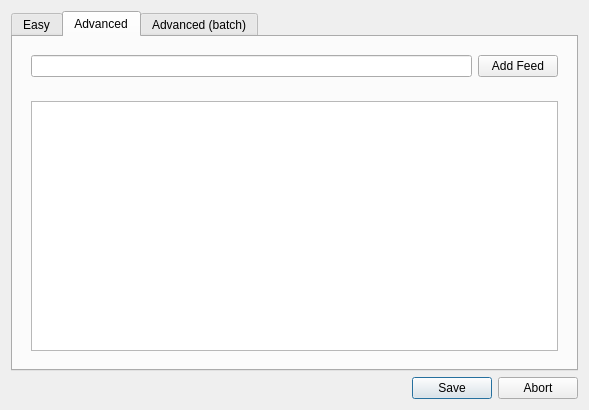
<?xml version="1.0" encoding="UTF-8"?>
<ui version="4.0">
 <class>RSSAddFeedDialog</class>
 <widget class="QDialog" name="RSSAddFeedDialog">
  <property name="geometry">
   <rect>
    <x>0</x>
    <y>0</y>
    <width>589</width>
    <height>410</height>
   </rect>
  </property>
  <property name="windowTitle">
   <string>Add an RSS feed</string>
  </property>
  <layout class="QGridLayout" name="gridLayout">
   <item row="0" column="0">
    <widget class="QTabWidget" name="tabs">
     <property name="currentIndex">
      <number>1</number>
     </property>
     <widget class="QWidget" name="tab">
      <attribute name="title">
       <string>Easy</string>
      </attribute>
      <layout class="QVBoxLayout" name="verticalLayout">
       <item>
        <widget class="QWidget" name="addfeed_easy_widget" native="true">
         <layout class="QHBoxLayout" name="horizontalLayout">
          <item>
           <widget class="QLineEdit" name="functions_findrss_easy_input">
            <property name="enabled">
             <bool>false</bool>
            </property>
            <property name="text">
             <string>Enter a supported &quot;easy add&quot; name here</string>
            </property>
           </widget>
          </item>
          <item>
           <widget class="QPushButton" name="functions_findrss_easy">
            <property name="enabled">
             <bool>false</bool>
            </property>
            <property name="text">
             <string>Find Show</string>
            </property>
           </widget>
          </item>
         </layout>
        </widget>
       </item>
       <item>
        <widget class="QListWidget" name="tab_easy_list"/>
       </item>
      </layout>
     </widget>
     <widget class="QWidget" name="tab_2">
      <attribute name="title">
       <string>Advanced</string>
      </attribute>
      <layout class="QVBoxLayout" name="verticalLayout_2">
       <item>
        <widget class="QWidget" name="widget" native="true">
         <layout class="QHBoxLayout" name="horizontalLayout_2">
          <item>
           <widget class="QLineEdit" name="functions_findrss_adv_input"/>
          </item>
          <item>
           <widget class="QPushButton" name="function_findrss_adv">
            <property name="text">
             <string>Add Feed</string>
            </property>
           </widget>
          </item>
         </layout>
        </widget>
       </item>
       <item>
        <widget class="QWidget" name="widget_2" native="true">
         <layout class="QHBoxLayout" name="horizontalLayout_3">
          <item>
           <widget class="QListWidget" name="tab_adv_list"/>
          </item>
         </layout>
        </widget>
       </item>
      </layout>
     </widget>
     <widget class="QWidget" name="tab_3">
      <attribute name="title">
       <string>Advanced (batch)</string>
      </attribute>
     </widget>
    </widget>
   </item>
   <item row="1" column="0">
    <widget class="QDialogButtonBox" name="buttonBox">
     <property name="orientation">
      <enum>Qt::Horizontal</enum>
     </property>
     <property name="standardButtons">
      <set>QDialogButtonBox::Abort|QDialogButtonBox::Save</set>
     </property>
    </widget>
   </item>
  </layout>
 </widget>
 <tabstops>
  <tabstop>functions_findrss_adv_input</tabstop>
  <tabstop>function_findrss_adv</tabstop>
  <tabstop>buttonBox</tabstop>
  <tabstop>tab_easy_list</tabstop>
  <tabstop>functions_findrss_easy</tabstop>
  <tabstop>functions_findrss_easy_input</tabstop>
  <tabstop>tab_adv_list</tabstop>
  <tabstop>tabs</tabstop>
 </tabstops>
 <resources/>
 <connections>
  <connection>
   <sender>buttonBox</sender>
   <signal>accepted()</signal>
   <receiver>RSSAddFeedDialog</receiver>
   <slot>save()</slot>
   <hints>
    <hint type="sourcelabel">
     <x>248</x>
     <y>254</y>
    </hint>
    <hint type="destinationlabel">
     <x>157</x>
     <y>274</y>
    </hint>
   </hints>
  </connection>
  <connection>
   <sender>buttonBox</sender>
   <signal>rejected()</signal>
   <receiver>RSSAddFeedDialog</receiver>
   <slot>reject()</slot>
   <hints>
    <hint type="sourcelabel">
     <x>316</x>
     <y>260</y>
    </hint>
    <hint type="destinationlabel">
     <x>286</x>
     <y>274</y>
    </hint>
   </hints>
  </connection>
  <connection>
   <sender>functions_findrss_easy</sender>
   <signal>clicked()</signal>
   <receiver>RSSAddFeedDialog</receiver>
   <slot>RSSAddFeedByName()</slot>
   <hints>
    <hint type="sourcelabel">
     <x>521</x>
     <y>60</y>
    </hint>
    <hint type="destinationlabel">
     <x>294</x>
     <y>204</y>
    </hint>
   </hints>
  </connection>
  <connection>
   <sender>function_findrss_adv</sender>
   <signal>clicked()</signal>
   <receiver>RSSAddFeedDialog</receiver>
   <slot>RSSAddFeedByURL()</slot>
   <hints>
    <hint type="sourcelabel">
     <x>520</x>
     <y>60</y>
    </hint>
    <hint type="destinationlabel">
     <x>294</x>
     <y>204</y>
    </hint>
   </hints>
  </connection>
 </connections>
 <slots>
  <slot>RSSAddFeedByName()</slot>
  <slot>RSSAddFeedByURL()</slot>
  <slot>RSSAddFeedByURLBatch()</slot>
  <slot>save()</slot>
 </slots>
</ui>
